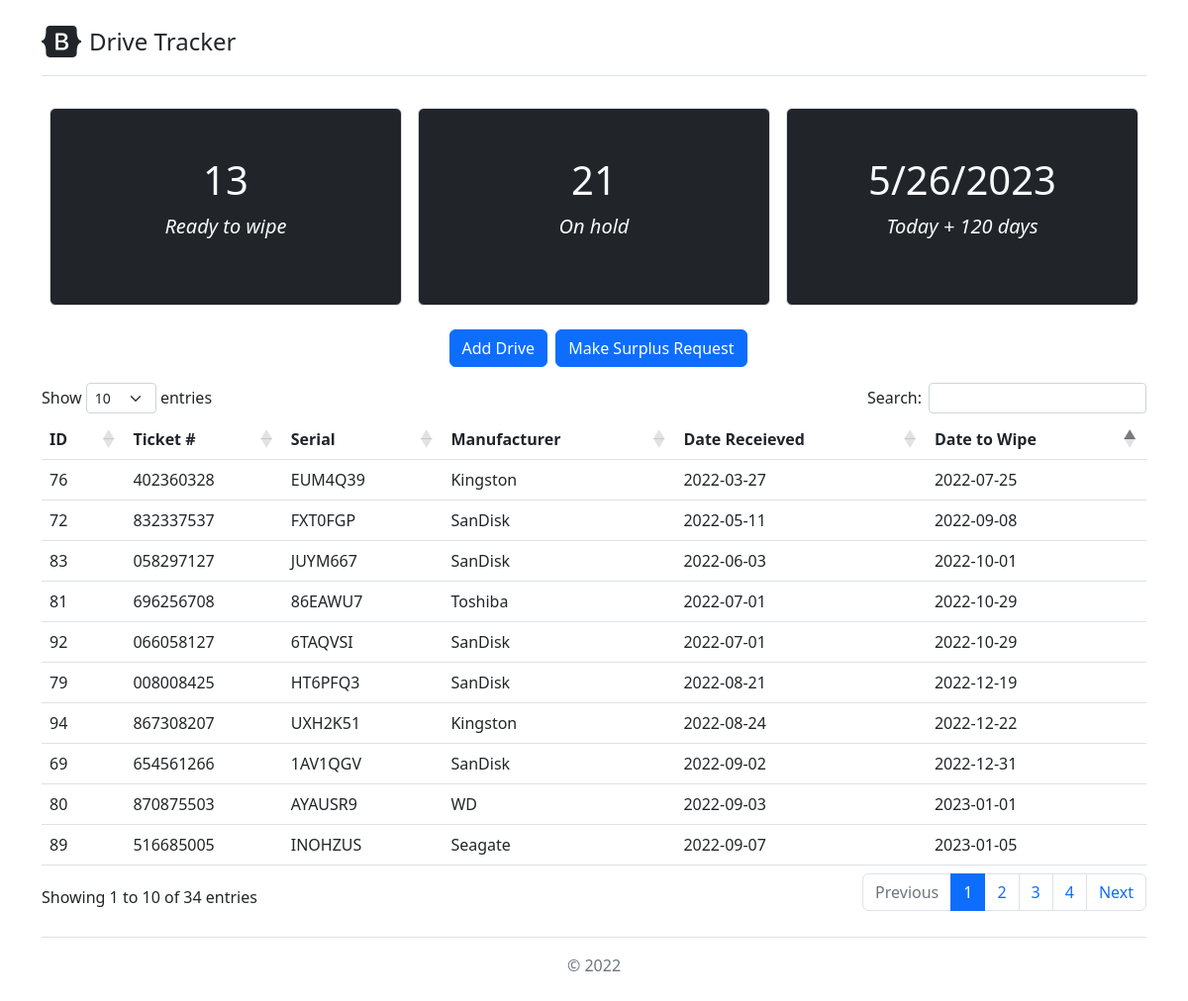
The page /home on the database its author committed.
### tables this page shows
CREATE TABLE drive_details 
(
    id INTEGER PRIMARY KEY AUTOINCREMENT,
    ticket_number TEXT,
    serial TEXT,
    manufacturer TEXT,
    date_received TEXT,
    date_to_wipe TEXT,
    date_received_unix TEXT,
    date_to_wipe_unix TEXT
);

### app.py (the view)
@app.route('/')
@app.route('/home')
def home_page():
    data = {}
    db = Database()
    data['drive_data'] = db.get_all()
    dates = [d[7] for d in data['drive_data']]
    data['ready_stats'] = enum_dates(dates)
    data['new_date'] = datetime.now() + timedelta(days=120)
    data['new_wipe_date'] = f'{data["new_date"].month}/{data["new_date"].day}/{data["new_date"].year}'
    data['current_date'] = datetime.now()
    add_drive_wipe_date = data['new_date'].strftime('%Y-%m-%d')
    return render_template('home.html', data=data, add_drive_wipe_date=add_drive_wipe_date, add_drive_current_date=data['current_date'])

### Database.py (called while the page is built)
    def get_all(self):
        try:
            query = 'SELECT * FROM drive_details'
            self.cursor.execute(query)
            drive_data = self.cursor.fetchall()
            self.connection.commit()
            self.connection.close()
            print("[+] Retrieved all records from `drive_details`")
            return drive_data
        except sqlite3.Error as err:
            exc_type, exc_value, exc_tb = sys.exc_info()
            print('[-] SQLite Error: %s' % (' '.join(err.args)))
            print('[-] SQLite Traceback: ' +
                  str(traceback.format_exception(exc_type, exc_value, exc_tb)))
            self.connection.close()

### app.py (called while the page is built)
def enum_dates(dates):
    result = {
        'ready_count': 0,
        'hold_count': 0,
    }
    todays_date = time.time()
    for date in dates:
        if float(date) <= float(todays_date):
            result['ready_count'] += 1
        else:
            result['hold_count'] += 1
    return result

### templates/home.html (shortened to what this page needs)
<!doctype html>
<html lang="en">
  <head>
    <link href="https://cdn.jsdelivr.net/npm/bootstrap@5.2.3/dist/css/bootstrap.min.css" rel="stylesheet">
    <link rel="stylesheet" href="https://cdn.jsdelivr.net/npm/bootstrap-icons@1.10.2/font/bootstrap-icons.css">
    <link rel='stylesheet'href="https://cdn.datatables.net/1.13.1/css/dataTables.bootstrap5.min.css"></link>
</head>
  <body>
    <main>
        <div class="container py-4">
            <header class="pb-3 mb-4 border-bottom d-flex justify-content-between">
                <a href="/" class="d-flex align-items-center text-dark text-decoration-none">
                    <span class="fs-4">Drive Tracker</span>
                </a>
            </header>
        <div class="container-fluid">
            <div class="row text-center">
                <div class="col border p-5 m-2 rounded bg-dark text-light fs-5">
                    <h1>{{ data['ready_stats']['ready_count'] }}</h1>
                    <p><em>Ready to wipe</em></p>
                </div>
                <div class="col border p-5 m-2 rounded bg-dark text-light fs-5">
                    <h1>{{ data['ready_stats']['hold_count'] }}</h1>
                    <p><em>On hold</em></p>
                </div>
                <div class="col border p-5 m-2 rounded bg-dark text-light fs-5">
                    <h1>{{ data['new_wipe_date'] }}</h1>
                    <p><em>Today + 120 days</em></p>
                </div>
            </div>
        </div>
        <div class=" d-flex justify-content-center pt-3">
            <button
                class="btn btn-primary btn-md mx-2"
                type="button"
                role="button"
                data-bs-toggle="modal"
                data-bs-target="#addDrive"
                >Add Drive
            </button>
            <a
                class="btn btn-primary btn-md "
                href="https://my.surplus.oregonstate.edu/"
                target="_blank"
                rel="noopener noreferrer"
                role="button"
                >Make Surplus Request
            </a>
          </div>
          <div class="pt-3 mb-4">
            <table id="driveTable" class="table table-hover">
                <thead>
                    <tr>
                        <th scope="col">ID</th>
                        <th scope="col">Ticket #</th>
                        <th scope="col">Serial</th>
                        <th scope="col">Manufacturer</th>
                        <th scope="col">Date Receieved</th>
                        <th scope="col">Date to Wipe</th>
                    </tr>
                </thead>
                <tbody>
                    {% for drive in data['drive_data'] %}
                    <tr class='drive-row' role="button" data-bs-toggle="modal" data-bs-target="#modifyDrive{{drive[0]}}">
                        <td id='id' scope="row">{{ drive[0] }}</td>
                        <td id='ticketNumber'>{{ drive[1] }}</td>
                        <td id='serialNumber'>{{ drive[2] }}</td>
                        <td id='manufacturer'>{{ drive[3] }}</td>
                        <td data-order={{drive[6]}} id='dateReceieved'>{{ drive[4] }}</td>
                        <td data-order={{drive[7]}} id='dateToWipe'>{{ drive[5] }}</td>
                    </tr>
                    {% endfor %}
                </tbody>
            </table>
        </div>
            <footer class="pt-3 mt-4 text-muted text-center border-top">
                &copy; 2022
            </footer>
        </div>
     </main>
  </body>
</html>

### rows shown on the page
drive_details: id "69", ticket_number "654561266", serial "1AV1QGV", manufacturer "SanDisk", date_received "2022-09-02", date_to_wipe "2022-12-31"
drive_details: id "72", ticket_number "832337537", serial "FXT0FGP", manufacturer "SanDisk", date_received "2022-05-11", date_to_wipe "2022-09-08"
drive_details: id "76", ticket_number "402360328", serial "EUM4Q39", manufacturer "Kingston", date_received "2022-03-27", date_to_wipe "2022-07-25"
drive_details: id "79", ticket_number "008008425", serial "HT6PFQ3", manufacturer "SanDisk", date_received "2022-08-21", date_to_wipe "2022-12-19"
drive_details: id "80", ticket_number "870875503", serial "AYAUSR9", manufacturer "WD", date_received "2022-09-03", date_to_wipe "2023-01-01"
drive_details: id "81", ticket_number "696256708", serial "86EAWU7", manufacturer "Toshiba", date_received "2022-07-01", date_to_wipe "2022-10-29"
drive_details: id "83", ticket_number "058297127", serial "JUYM667", manufacturer "SanDisk", date_received "2022-06-03", date_to_wipe "2022-10-01"
drive_details: id "89", ticket_number "516685005", serial "INOHZUS", manufacturer "Seagate", date_received "2022-09-07", date_to_wipe "2023-01-05"
drive_details: id "92", ticket_number "066058127", serial "6TAQVSI", manufacturer "SanDisk", date_received "2022-07-01", date_to_wipe "2022-10-29"
drive_details: id "94", ticket_number "867308207", serial "UXH2K51", manufacturer "Kingston", date_received "2022-08-24", date_to_wipe "2022-12-22"

### other values the page prints
{{ data['ready_stats']['ready_count'] }} "13"
{{ data['ready_stats']['hold_count'] }} "21"
{{ data['new_wipe_date'] }} "5/26/2023"
